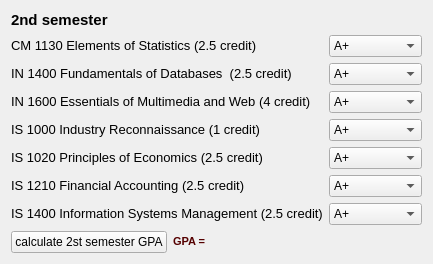
  <widget class="QWidget" name="layoutWidget">
   <property name="geometry">
    <rect>
     <x>10</x>
     <y>250</y>
     <width>409</width>
     <height>239</height>
    </rect>
   </property>
   <layout class="QVBoxLayout" name="verticalLayout_4">
    <item>
     <widget class="QLabel" name="label_76">
      <property name="text">
       <string>&lt;!DOCTYPE HTML PUBLIC &quot;-//W3C//DTD HTML 4.0//EN&quot; &quot;http://www.w3.org/TR/REC-html40/strict.dtd&quot;&gt;
&lt;html&gt;&lt;head&gt;&lt;meta name=&quot;qrichtext&quot; content=&quot;1&quot; /&gt;&lt;style type=&quot;text/css&quot;&gt;
p, li { white-space: pre-wrap; }
&lt;/style&gt;&lt;/head&gt;&lt;body style=&quot; font-family:'MS Shell Dlg 2'; font-size:8.25pt; font-weight:400; font-style:normal;&quot;&gt;
&lt;p style=&quot; margin-top:0px; margin-bottom:0px; margin-left:0px; margin-right:0px; -qt-block-indent:0; text-indent:0px;&quot;&gt;&lt;span style=&quot; font-size:11pt; font-weight:600;&quot;&gt;2nd semester&lt;/span&gt;&lt;/p&gt;&lt;/body&gt;&lt;/html&gt;</string>
      </property>
     </widget>
    </item>
    <item>
     <layout class="QVBoxLayout" name="verticalLayout_3">
      <item>
       <layout class="QHBoxLayout" name="horizontalLayout_2">
        <item>
         <layout class="QVBoxLayout" name="verticalLayout_13">
          <item>
           <widget class="QLabel" name="label_51">
            <property name="text">
             <string>&lt;!DOCTYPE HTML PUBLIC &quot;-//W3C//DTD HTML 4.0//EN&quot; &quot;http://www.w3.org/TR/REC-html40/strict.dtd&quot;&gt;
&lt;html&gt;&lt;head&gt;&lt;meta name=&quot;qrichtext&quot; content=&quot;1&quot; /&gt;&lt;style type=&quot;text/css&quot;&gt;
p, li { white-space: pre-wrap; }
&lt;/style&gt;&lt;/head&gt;&lt;body style=&quot; font-family:'MS Shell Dlg 2'; font-size:8.25pt; font-weight:400; font-style:normal;&quot;&gt;
&lt;p style=&quot; margin-top:0px; margin-bottom:0px; margin-left:0px; margin-right:0px; -qt-block-indent:0; text-indent:0px;&quot;&gt;&lt;span style=&quot; font-size:10pt;&quot;&gt;CM 1130 Elements of Statistics (2.5 credit)&lt;/span&gt;&lt;/p&gt;&lt;/body&gt;&lt;/html&gt;</string>
            </property>
           </widget>
          </item>
          <item>
           <widget class="QLabel" name="label_58">
            <property name="text">
             <string>&lt;!DOCTYPE HTML PUBLIC &quot;-//W3C//DTD HTML 4.0//EN&quot; &quot;http://www.w3.org/TR/REC-html40/strict.dtd&quot;&gt;
&lt;html&gt;&lt;head&gt;&lt;meta name=&quot;qrichtext&quot; content=&quot;1&quot; /&gt;&lt;style type=&quot;text/css&quot;&gt;
p, li { white-space: pre-wrap; }
&lt;/style&gt;&lt;/head&gt;&lt;body style=&quot; font-family:'MS Shell Dlg 2'; font-size:8.25pt; font-weight:400; font-style:normal;&quot;&gt;
&lt;p style=&quot; margin-top:0px; margin-bottom:0px; margin-left:0px; margin-right:0px; -qt-block-indent:0; text-indent:0px;&quot;&gt;&lt;span style=&quot; font-size:10pt;&quot;&gt;IN 1400 Fundamentals of Databases  (2.5 credit)&lt;/span&gt;&lt;/p&gt;&lt;/body&gt;&lt;/html&gt;</string>
            </property>
           </widget>
          </item>
          <item>
           <widget class="QLabel" name="label_59">
            <property name="text">
             <string>&lt;!DOCTYPE HTML PUBLIC &quot;-//W3C//DTD HTML 4.0//EN&quot; &quot;http://www.w3.org/TR/REC-html40/strict.dtd&quot;&gt;
&lt;html&gt;&lt;head&gt;&lt;meta name=&quot;qrichtext&quot; content=&quot;1&quot; /&gt;&lt;style type=&quot;text/css&quot;&gt;
p, li { white-space: pre-wrap; }
&lt;/style&gt;&lt;/head&gt;&lt;body style=&quot; font-family:'MS Shell Dlg 2'; font-size:8.25pt; font-weight:400; font-style:normal;&quot;&gt;
&lt;p style=&quot; margin-top:0px; margin-bottom:0px; margin-left:0px; margin-right:0px; -qt-block-indent:0; text-indent:0px;&quot;&gt;&lt;span style=&quot; font-size:10pt;&quot;&gt;IN 1600 Essentials of Multimedia and Web (4 credit)&lt;/span&gt;&lt;/p&gt;&lt;/body&gt;&lt;/html&gt;</string>
            </property>
           </widget>
          </item>
          <item>
           <widget class="QLabel" name="label_60">
            <property name="text">
             <string>&lt;!DOCTYPE HTML PUBLIC &quot;-//W3C//DTD HTML 4.0//EN&quot; &quot;http://www.w3.org/TR/REC-html40/strict.dtd&quot;&gt;
&lt;html&gt;&lt;head&gt;&lt;meta name=&quot;qrichtext&quot; content=&quot;1&quot; /&gt;&lt;style type=&quot;text/css&quot;&gt;
p, li { white-space: pre-wrap; }
&lt;/style&gt;&lt;/head&gt;&lt;body style=&quot; font-family:'MS Shell Dlg 2'; font-size:8.25pt; font-weight:400; font-style:normal;&quot;&gt;
&lt;p style=&quot; margin-top:0px; margin-bottom:0px; margin-left:0px; margin-right:0px; -qt-block-indent:0; text-indent:0px;&quot;&gt;&lt;span style=&quot; font-size:10pt;&quot;&gt;IS 1000 Industry Reconnaissance (1 credit)&lt;/span&gt;&lt;/p&gt;&lt;/body&gt;&lt;/html&gt;</string>
            </property>
           </widget>
          </item>
          <item>
           <widget class="QLabel" name="label_61">
            <property name="text">
             <string>&lt;!DOCTYPE HTML PUBLIC &quot;-//W3C//DTD HTML 4.0//EN&quot; &quot;http://www.w3.org/TR/REC-html40/strict.dtd&quot;&gt;
&lt;html&gt;&lt;head&gt;&lt;meta name=&quot;qrichtext&quot; content=&quot;1&quot; /&gt;&lt;style type=&quot;text/css&quot;&gt;
p, li { white-space: pre-wrap; }
&lt;/style&gt;&lt;/head&gt;&lt;body style=&quot; font-family:'MS Shell Dlg 2'; font-size:8.25pt; font-weight:400; font-style:normal;&quot;&gt;
&lt;p style=&quot; margin-top:0px; margin-bottom:0px; margin-left:0px; margin-right:0px; -qt-block-indent:0; text-indent:0px;&quot;&gt;&lt;span style=&quot; font-size:10pt;&quot;&gt;IS 1020 Principles of Economics &lt;/span&gt;&lt;span style=&quot; font-size:10pt;&quot;&gt;(2.5 credit)&lt;/span&gt;&lt;/p&gt;&lt;/body&gt;&lt;/html&gt;</string>
            </property>
           </widget>
          </item>
          <item>
           <widget class="QLabel" name="label_62">
            <property name="text">
             <string>&lt;!DOCTYPE HTML PUBLIC &quot;-//W3C//DTD HTML 4.0//EN&quot; &quot;http://www.w3.org/TR/REC-html40/strict.dtd&quot;&gt;
&lt;html&gt;&lt;head&gt;&lt;meta name=&quot;qrichtext&quot; content=&quot;1&quot; /&gt;&lt;style type=&quot;text/css&quot;&gt;
p, li { white-space: pre-wrap; }
&lt;/style&gt;&lt;/head&gt;&lt;body style=&quot; font-family:'MS Shell Dlg 2'; font-size:8.25pt; font-weight:400; font-style:normal;&quot;&gt;
&lt;p style=&quot; margin-top:0px; margin-bottom:0px; margin-left:0px; margin-right:0px; -qt-block-indent:0; text-indent:0px;&quot;&gt;&lt;span style=&quot; font-size:10pt;&quot;&gt;IS 1210 Financial Accounting &lt;/span&gt;&lt;span style=&quot; font-size:10pt;&quot;&gt;(2.5 credit)&lt;/span&gt;&lt;/p&gt;&lt;/body&gt;&lt;/html&gt;</string>
            </property>
           </widget>
          </item>
          <item>
           <widget class="QLabel" name="label_75">
            <property name="text">
             <string>&lt;!DOCTYPE HTML PUBLIC &quot;-//W3C//DTD HTML 4.0//EN&quot; &quot;http://www.w3.org/TR/REC-html40/strict.dtd&quot;&gt;
&lt;html&gt;&lt;head&gt;&lt;meta name=&quot;qrichtext&quot; content=&quot;1&quot; /&gt;&lt;style type=&quot;text/css&quot;&gt;
p, li { white-space: pre-wrap; }
&lt;/style&gt;&lt;/head&gt;&lt;body style=&quot; font-family:'MS Shell Dlg 2'; font-size:8.25pt; font-weight:400; font-style:normal;&quot;&gt;
&lt;p style=&quot; margin-top:0px; margin-bottom:0px; margin-left:0px; margin-right:0px; -qt-block-indent:0; text-indent:0px;&quot;&gt;&lt;span style=&quot; font-size:10pt;&quot;&gt;IS 1400 Information Systems Management (2.5 credit)&lt;/span&gt;&lt;/p&gt;&lt;/body&gt;&lt;/html&gt;</string>
            </property>
           </widget>
          </item>
         </layout>
        </item>
        <item>
         <layout class="QVBoxLayout" name="verticalLayout_16">
          <item>
           <widget class="QComboBox" name="comboBox_43">
            <item>
             <property name="text">
              <string>A+</string>
             </property>
            </item>
            <item>
             <property name="text">
              <string>A</string>
             </property>
            </item>
            <item>
             <property name="text">
              <string>A-</string>
             </property>
            </item>
            <item>
             <property name="text">
              <string>B+</string>
             </property>
            </item>
            <item>
             <property name="text">
              <string>B</string>
             </property>
            </item>
            <item>
             <property name="text">
              <string>B-</string>
             </property>
            </item>
            <item>
             <property name="text">
              <string>C+</string>
             </property>
            </item>
            <item>
             <property name="text">
              <string>C</string>
             </property>
            </item>
            <item>
             <property name="text">
              <string>C-</string>
             </property>
            </item>
            <item>
             <property name="text">
              <string>D</string>
             </property>
            </item>
            <item>
             <property name="text">
              <string>I</string>
             </property>
            </item>
            <item>
             <property name="text">
              <string>F</string>
             </property>
            </item>
            <item>
             <property name="text">
              <string>Not release</string>
             </property>
            </item>
           </widget>
          </item>
          <item>
           <widget class="QComboBox" name="comboBox_44">
            <item>
             <property name="text">
              <string>A+</string>
             </property>
            </item>
            <item>
             <property name="text">
              <string>A</string>
             </property>
            </item>
            <item>
             <property name="text">
              <string>A-</string>
             </property>
            </item>
            <item>
             <property name="text">
              <string>B+</string>
             </property>
            </item>
            <item>
             <property name="text">
              <string>B</string>
             </property>
            </item>
            <item>
             <property name="text">
              <string>B-</string>
             </property>
            </item>
            <item>
             <property name="text">
              <string>C+</string>
             </property>
            </item>
            <item>
             <property name="text">
              <string>C</string>
             </property>
            </item>
            <item>
             <property name="text">
              <string>C-</string>
             </property>
            </item>
            <item>
             <property name="text">
              <string>D</string>
             </property>
            </item>
            <item>
             <property name="text">
              <string>I</string>
             </property>
            </item>
            <item>
             <property name="text">
              <string>F</string>
             </property>
            </item>
            <item>
             <property name="text">
              <string>Not release</string>
             </property>
            </item>
           </widget>
          </item>
          <item>
           <widget class="QComboBox" name="comboBox_45">
            <item>
             <property name="text">
              <string>A+</string>
             </property>
            </item>
            <item>
             <property name="text">
              <string>A</string>
             </property>
            </item>
            <item>
             <property name="text">
              <string>A-</string>
             </property>
            </item>
            <item>
             <property name="text">
              <string>B+</string>
             </property>
            </item>
            <item>
             <property name="text">
              <string>B</string>
             </property>
            </item>
            <item>
             <property name="text">
              <string>B-</string>
             </property>
            </item>
            <item>
             <property name="text">
              <string>C+</string>
             </property>
            </item>
            <item>
             <property name="text">
              <string>C</string>
             </property>
            </item>
            <item>
             <property name="text">
              <string>C-</string>
             </property>
            </item>
            <item>
             <property name="text">
              <string>D</string>
             </property>
            </item>
            <item>
             <property name="text">
              <string>I</string>
             </property>
            </item>
            <item>
             <property name="text">
              <string>F</string>
             </property>
            </item>
            <item>
             <property name="text">
              <string>Not release</string>
             </property>
            </item>
           </widget>
          </item>
          <item>
           <widget class="QComboBox" name="comboBox_46">
            <item>
             <property name="text">
              <string>A+</string>
             </property>
            </item>
            <item>
             <property name="text">
              <string>A</string>
             </property>
            </item>
            <item>
             <property name="text">
              <string>A-</string>
             </property>
            </item>
            <item>
             <property name="text">
              <string>B+</string>
             </property>
            </item>
            <item>
             <property name="text">
              <string>B</string>
             </property>
            </item>
            <item>
             <property name="text">
              <string>B-</string>
             </property>
            </item>
            <item>
             <property name="text">
              <string>C+</string>
             </property>
            </item>
            <item>
             <property name="text">
              <string>C</string>
             </property>
            </item>
            <item>
             <property name="text">
              <string>C-</string>
             </property>
            </item>
            <item>
             <property name="text">
              <string>D</string>
             </property>
            </item>
            <item>
             <property name="text">
              <string>I</string>
             </property>
            </item>
            <item>
             <property name="text">
              <string>F</string>
             </property>
            </item>
            <item>
             <property name="text">
              <string>Not release</string>
             </property>
            </item>
           </widget>
          </item>
          <item>
           <widget class="QComboBox" name="comboBox_47">
            <item>
             <property name="text">
              <string>A+</string>
             </property>
            </item>
            <item>
             <property name="text">
              <string>A</string>
             </property>
            </item>
            <item>
             <property name="text">
              <string>A-</string>
             </property>
            </item>
            <item>
             <property name="text">
              <string>B+</string>
             </property>
            </item>
            <item>
             <property name="text">
              <string>B</string>
             </property>
            </item>
            <item>
             <property name="text">
              <string>B-</string>
             </property>
            </item>
            <item>
             <property name="text">
              <string>C+</string>
             </property>
            </item>
            <item>
             <property name="text">
              <string>C</string>
             </property>
            </item>
            <item>
             <property name="text">
              <string>C-</string>
             </property>
            </item>
            <item>
             <property name="text">
              <string>D</string>
             </property>
            </item>
            <item>
             <property name="text">
              <string>I</string>
             </property>
            </item>
            <item>
             <property name="text">
              <string>F</string>
             </property>
            </item>
            <item>
             <property name="text">
              <string>Not release</string>
             </property>
            </item>
           </widget>
          </item>
          <item>
           <widget class="QComboBox" name="comboBox_48">
            <item>
             <property name="text">
              <string>A+</string>
             </property>
            </item>
            <item>
             <property name="text">
              <string>A</string>
             </property>
            </item>
            <item>
             <property name="text">
              <string>A-</string>
             </property>
            </item>
            <item>
             <property name="text">
              <string>B+</string>
             </property>
            </item>
            <item>
             <property name="text">
              <string>B</string>
             </property>
            </item>
            <item>
             <property name="text">
              <string>B-</string>
             </property>
            </item>
            <item>
             <property name="text">
              <string>C+</string>
             </property>
            </item>
            <item>
             <property name="text">
              <string>C</string>
             </property>
            </item>
            <item>
             <property name="text">
              <string>C-</string>
             </property>
            </item>
            <item>
             <property name="text">
              <string>D</string>
             </property>
            </item>
            <item>
             <property name="text">
              <string>I</string>
             </property>
            </item>
            <item>
             <property name="text">
              <string>F</string>
             </property>
            </item>
            <item>
             <property name="text">
              <string>Not release</string>
             </property>
            </item>
           </widget>
          </item>
          <item>
           <widget class="QComboBox" name="comboBox_49">
            <item>
             <property name="text">
              <string>A+</string>
             </property>
            </item>
            <item>
             <property name="text">
              <string>A</string>
             </property>
            </item>
            <item>
             <property name="text">
              <string>A-</string>
             </property>
            </item>
            <item>
             <property name="text">
              <string>B+</string>
             </property>
            </item>
            <item>
             <property name="text">
              <string>B</string>
             </property>
            </item>
            <item>
             <property name="text">
              <string>B-</string>
             </property>
            </item>
            <item>
             <property name="text">
              <string>C+</string>
             </property>
            </item>
            <item>
             <property name="text">
              <string>C</string>
             </property>
            </item>
            <item>
             <property name="text">
              <string>C-</string>
             </property>
            </item>
            <item>
             <property name="text">
              <string>D</string>
             </property>
            </item>
            <item>
             <property name="text">
              <string>I</string>
             </property>
            </item>
            <item>
             <property name="text">
              <string>F</string>
             </property>
            </item>
            <item>
             <property name="text">
              <string>Not release</string>
             </property>
            </item>
           </widget>
          </item>
         </layout>
        </item>
       </layout>
      </item>
      <item>
       <layout class="QHBoxLayout" name="horizontalLayout_11">
        <item>
         <widget class="QPushButton" name="pushButton_11">
          <property name="text">
           <string>calculate 2st semester GPA</string>
          </property>
         </widget>
        </item>
        <item>
         <widget class="QLabel" name="label_65">
          <property name="text">
           <string>&lt;!DOCTYPE HTML PUBLIC &quot;-//W3C//DTD HTML 4.0//EN&quot; &quot;http://www.w3.org/TR/REC-html40/strict.dtd&quot;&gt;
&lt;html&gt;&lt;head&gt;&lt;meta name=&quot;qrichtext&quot; content=&quot;1&quot; /&gt;&lt;style type=&quot;text/css&quot;&gt;
p, li { white-space: pre-wrap; }
&lt;/style&gt;&lt;/head&gt;&lt;body style=&quot; font-family:'MS Shell Dlg 2'; font-size:8.25pt; font-weight:400; font-style:normal;&quot;&gt;
&lt;p style=&quot; margin-top:0px; margin-bottom:0px; margin-left:0px; margin-right:0px; -qt-block-indent:0; text-indent:0px;&quot;&gt;&lt;span style=&quot; font-size:8pt; font-weight:600; color:#550000;&quot;&gt;GPA =&lt;/span&gt;&lt;/p&gt;&lt;/body&gt;&lt;/html&gt;</string>
          </property>
         </widget>
        </item>
        <item>
         <widget class="QLabel" name="label_66">
          <property name="font">
           <font>
            <pointsize>10</pointsize>
            <weight>75</weight>
            <bold>true</bold>
           </font>
          </property>
          <property name="text">
           <string/>
          </property>
         </widget>
        </item>
        <item>
         <spacer name="horizontalSpacer_2">
          <property name="orientation">
           <enum>Qt::Horizontal</enum>
          </property>
          <property name="sizeHint" stdset="0">
           <size>
            <width>40</width>
            <height>20</height>
           </size>
          </property>
         </spacer>
        </item>
       </layout>
      </item>
     </layout>
    </item>
   </layout>
  </widget>
